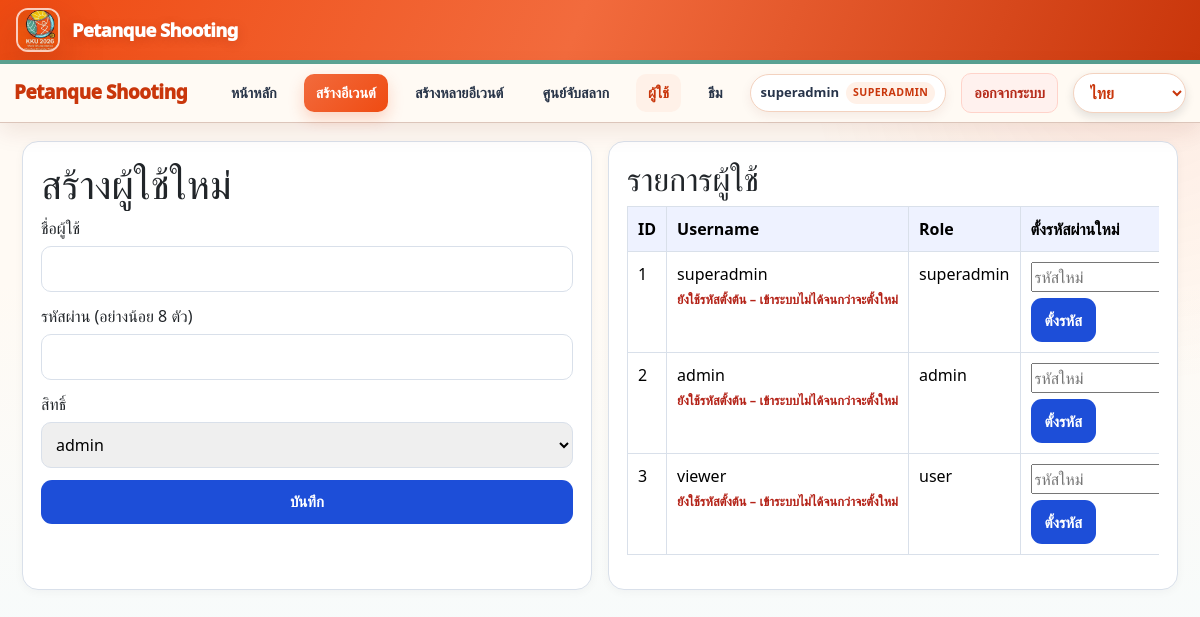
/admin/users (signed in), run on an earlier commit of the app's database.
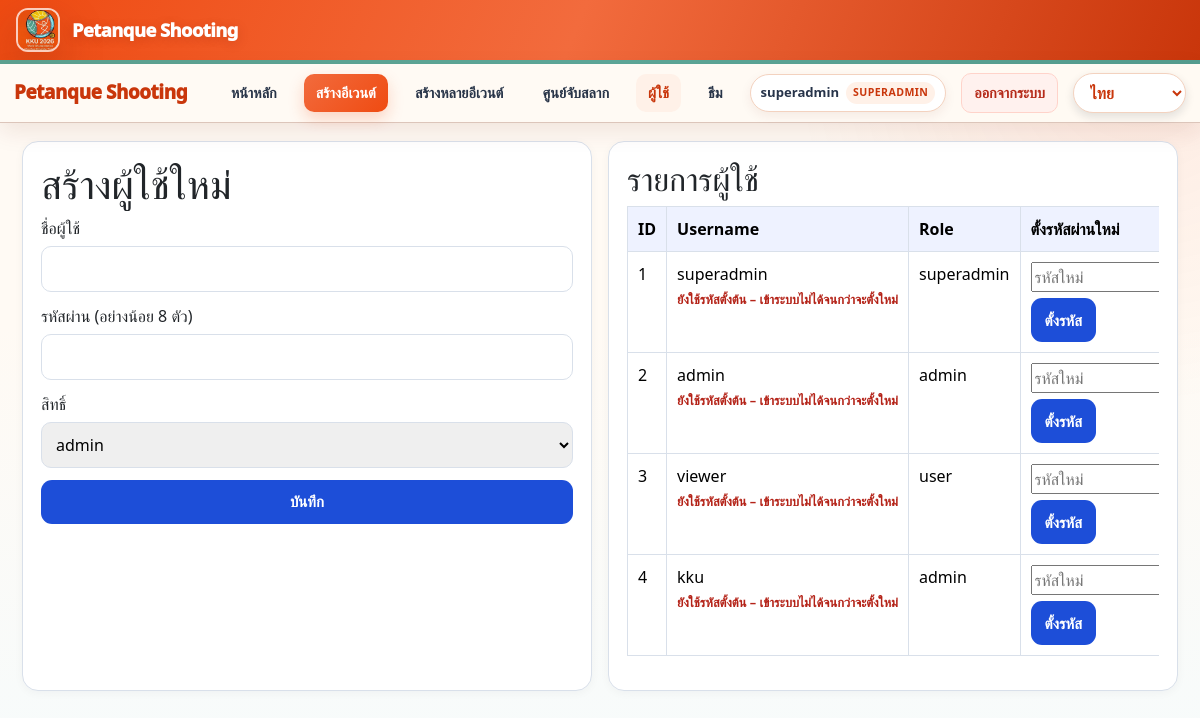
And on a later commit of the database.
### app.py (models this page shows, shortened)
class User(UserMixin, db.Model):
    id = db.Column(db.Integer, primary_key=True)
    username = db.Column(db.String(80), unique=True, nullable=False)
    password_hash = db.Column(db.String(255), nullable=False)
    role = db.Column(db.String(20), nullable=False, default="user")
    court_no = db.Column(db.Integer, nullable=True)
    court_event_id = db.Column(db.Integer, db.ForeignKey("event.id"), nullable=True)
    created_at = db.Column(db.DateTime, default=datetime.utcnow)
    def has_usable_password(self) -> bool:
        return bool(self.password_hash and self.password_hash != "!UNSET!")
    def check_password(self, password: str) -> bool:
        if not self.has_usable_password():
            return False
        return check_password_hash(self.password_hash, password)

### app.py (the view, shortened to what this page needs)
@app.route("/admin/users", methods=["GET", "POST"])
@login_required
@role_required("superadmin")
def manage_users():
    users = User.query.filter(User.role != "court").order_by(User.id).all()
    weak_users = {u.id for u in users if any(u.check_password(p) for p in KNOWN_DEFAULT_PASSWORDS)}
    return render_template("users.html", users=users, weak_users=weak_users)

### app.py (called while the page is built, shortened)
@app.context_processor
def inject_csrf_token():
    return {"csrf_token": generate_csrf}

@app.after_request
def conditional_polling_response(response):
    if request.method not in ("GET", "HEAD", "OPTIONS") and response.status_code < 400 and _poll_cache:
        with _poll_cache_guard:
            _poll_cache.clear()
    return response

def current_language() -> str:
    lang = session.get("lang", "th")
    return lang if lang in SUPPORTED_LANGS else "th"

@app.context_processor
def inject_language_options():
    lang = current_language()
    return {
        "current_lang": lang,
        "lang_labels": LANG_LABELS,
        "html_lang": "zh-CN" if lang == "zh" else lang,
    }

@login_manager.user_loader
def load_user(user_id: str):
    return User.query.get(int(user_id))

@app.context_processor
def inject_globals():
    return {
        "now": datetime.now(),
        "MAX_RED_CARDS": MAX_RED_CARDS,
        "court_public_id": court_public_id,
    }

def _hex_to_rgb(value: str) -> tuple[int, int, int]:
    value = value.lstrip("#")
    return int(value[0:2], 16), int(value[2:4], 16), int(value[4:6], 16)

### templates/users.html (shortened to what this page needs)
{% extends 'base.html' %}
{% block content %}
<div class="grid-2 users-page">
  <section class="card">
    <h1>สร้างผู้ใช้ใหม่</h1>
    <form method="post" class="form-grid">
      <label>ชื่อผู้ใช้<input name="username" required></label>
      <label>รหัสผ่าน (อย่างน้อย 8 ตัว)<input name="password" type="password" minlength="8" autocomplete="new-password" required></label>
      <label>สิทธิ์
        <select name="role">
          <option value="admin">admin</option>
        </select>
      </label>
      <button class="btn" type="submit">บันทึก</button>
    </form>
  </section>
  <section class="card">
    <h2>รายการผู้ใช้</h2>
    <div class="table-wrap">
      <table class="table">
        <thead><tr><th>ID</th><th>Username</th><th>Role</th><th>ตั้งรหัสผ่านใหม่</th></tr></thead>
        <tbody>{% for user in users %}<tr>
          <td>{{ user.id }}</td>
          <td>{{ user.username }}{% if user.id in weak_users %}<div class="weak-pw">ยังใช้รหัสตั้งต้น – เข้าระบบไม่ได้จนกว่าจะตั้งใหม่</div>{% endif %}</td>
          <td>{{ user.role }}</td>
          <td>
            <form method="post" class="reset-pw-form">
              <input name="new_password" type="password" minlength="8" autocomplete="new-password" placeholder="รหัสใหม่" required>
              <button class="btn" type="submit">ตั้งรหัส</button>
            </form>
          </td>
        </tr>{% endfor %}</tbody>
      </table>
    </div>
  </section>
</div>
{% endblock %}

### templates/base.html (shortened to what this page needs)
<!doctype html>
<html lang="{{ html_lang|default('th') }}">
<head>
  <link href="https://cdn.jsdelivr.net/npm/bootstrap@5.3.3/dist/css/bootstrap.min.css" rel="stylesheet">
  <link rel="stylesheet" href="{{ url_for('static', filename='css/style.css') }}">
</head>
{% set full_hero = request.endpoint in ['index', 'login', 'results_approved'] %}
{% set display_mode = request.args.get('display') == '1' %}
<body class="{% if display_mode %}display-mode{% endif %}">
  {% if site_theme.show_hero %}
  <header class="championship-hero {% if not full_hero %}hero-compact{% endif %} {% if not site_theme.logo_url %}no-logo{% endif %}" aria-label="{{ site_theme.subtitle or site_theme.title }}">
    <div class="championship-hero-inner">
      {% if site_theme.logo_url %}<img class="championship-event-logo" src="{{ site_theme.logo_url }}" alt="{{ site_theme.short_name or site_theme.name }}">{% endif %}
      <div class="championship-copy">
        <h2>{{ site_theme.title or 'Petanque Shooting' }}</h2>
      </div>
    </div>
  </header>
  {% endif %}
  <nav class="navbar navbar-expand-lg navbar-dark navbar-custom">
    <div class="container-fluid">
      <a class="navbar-brand" href="{{ url_for('index') }}">
        <h1>Petanque Shooting</h1>
      </a>
      <div class="collapse navbar-collapse" id="mainNavbar">
        <ul class="navbar-nav ms-auto">
          <li class="nav-item">
            <a class="nav-link {% if request.endpoint == 'index' %}active{% endif %}"
              href="{{ url_for('index') }}">
              หน้าหลัก
            </a>
          </li>
          {% if current_user.is_authenticated and current_user.role in ['admin','superadmin'] %}
          <li class="nav-item">
            <a class="nav-link primary-link {% if request.endpoint == 'create_event' %}active{% endif %}"
              href="{{ url_for('create_event') }}">
              สร้างอีเวนต์
            </a>
          </li>
          <li class="nav-item">
            <a class="nav-link {% if request.endpoint in ['bulk_create_events','bulk_import_events','bulk_import_events_confirm'] %}active{% endif %}"
              href="{{ url_for('bulk_create_events') }}">
              สร้างหลายอีเวนต์
            </a>
          </li>
          <li class="nav-item">
            <a class="nav-link {% if request.endpoint == 'draw_center' %}active{% endif %}"
              href="{{ url_for('draw_center') }}">
              ศูนย์จับสลาก
            </a>
          </li>
          {% endif %}
          {% if current_user.is_authenticated and current_user.role == 'superadmin' %}
          <li class="nav-item">
            <a class="nav-link {% if request.endpoint == 'manage_users' %}active{% endif %}"
              href="{{ url_for('manage_users') }}">
              ผู้ใช้
            </a>
          </li>
          <li class="nav-item">
            <a class="nav-link {% if request.endpoint in ['manage_themes','edit_theme'] %}active{% endif %}"
              href="{{ url_for('manage_themes') }}">
              ธีม
            </a>
          </li>
          {% endif %}
          {% if current_user.is_authenticated %}
          <li class="nav-item d-flex align-items-center">
            <span class="user-badge">
              <span>{{ current_user.username }}</span>
              <span class="role-badge">{{ current_user.role }}</span>
            </span>
          </li>
          <li class="nav-item">
            <a class="nav-link logout-link" href="{{ url_for('logout') }}">
              ออกจากระบบ
            </a>
          </li>
          {% endif %}
          <li class="nav-item d-flex align-items-center">
            <select class="language-switcher" id="languageSwitcher" aria-label="Language">
              {% for code, item in lang_labels.items() %}
                <option value="{{ code }}" {% if code == current_lang %}selected{% endif %}>{{ item.name }}</option>
              {% endfor %}
            </select>
          </li>
        </ul>
      </div>
    </div>
  </nav>
  <main class="container-main">
    {% block content %}{% endblock %}
  </main>
</body>
</html>

What changed in the data, as far as the page shows it:
added User: id "4", username "kku", shows "ยังใช้รหัสตั้งต้น – เข้าระบบไม่ได้จนกว่าจะตั้งใหม่", role "admin"
